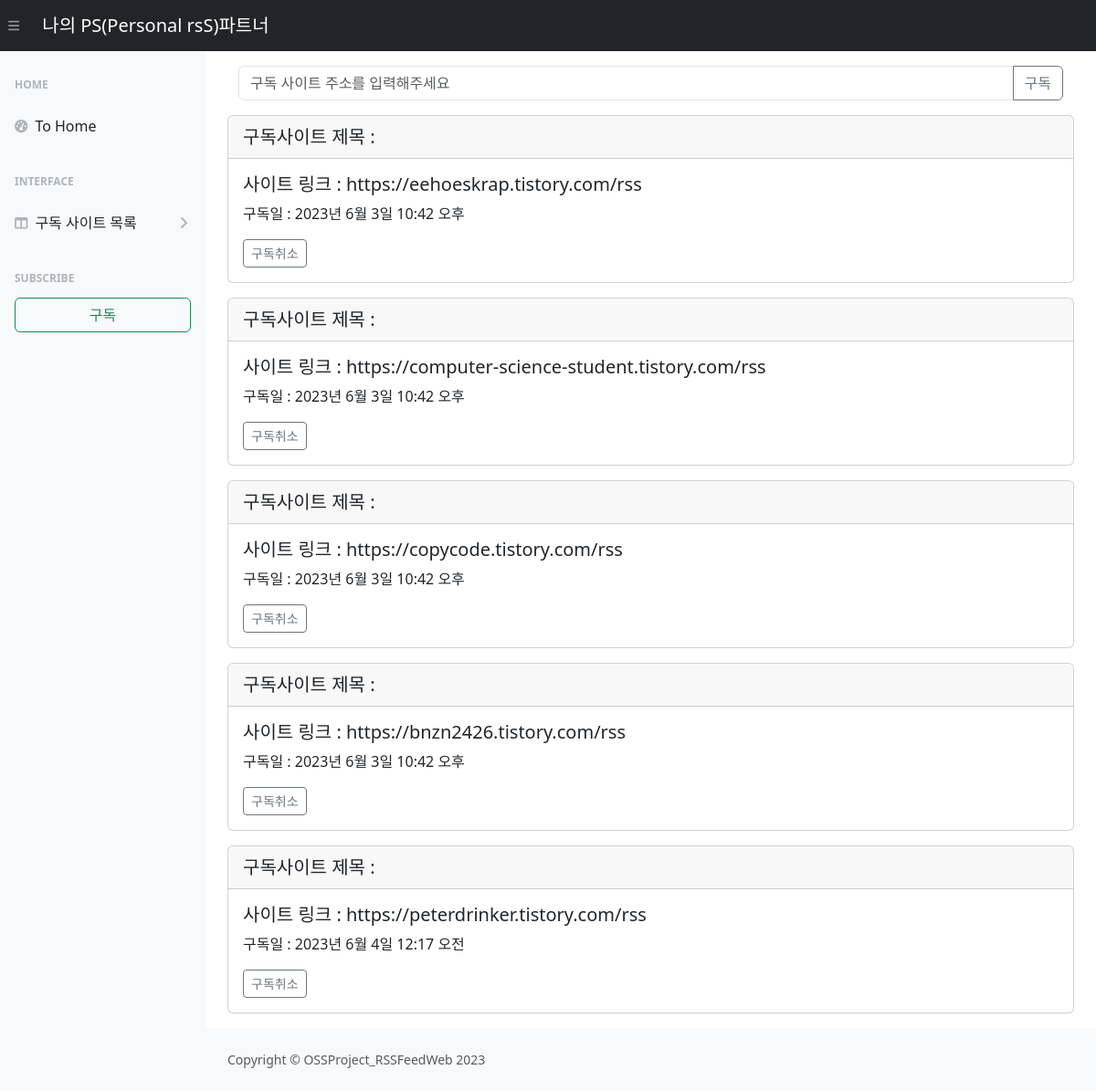
Before: /sub/ with the older database file.
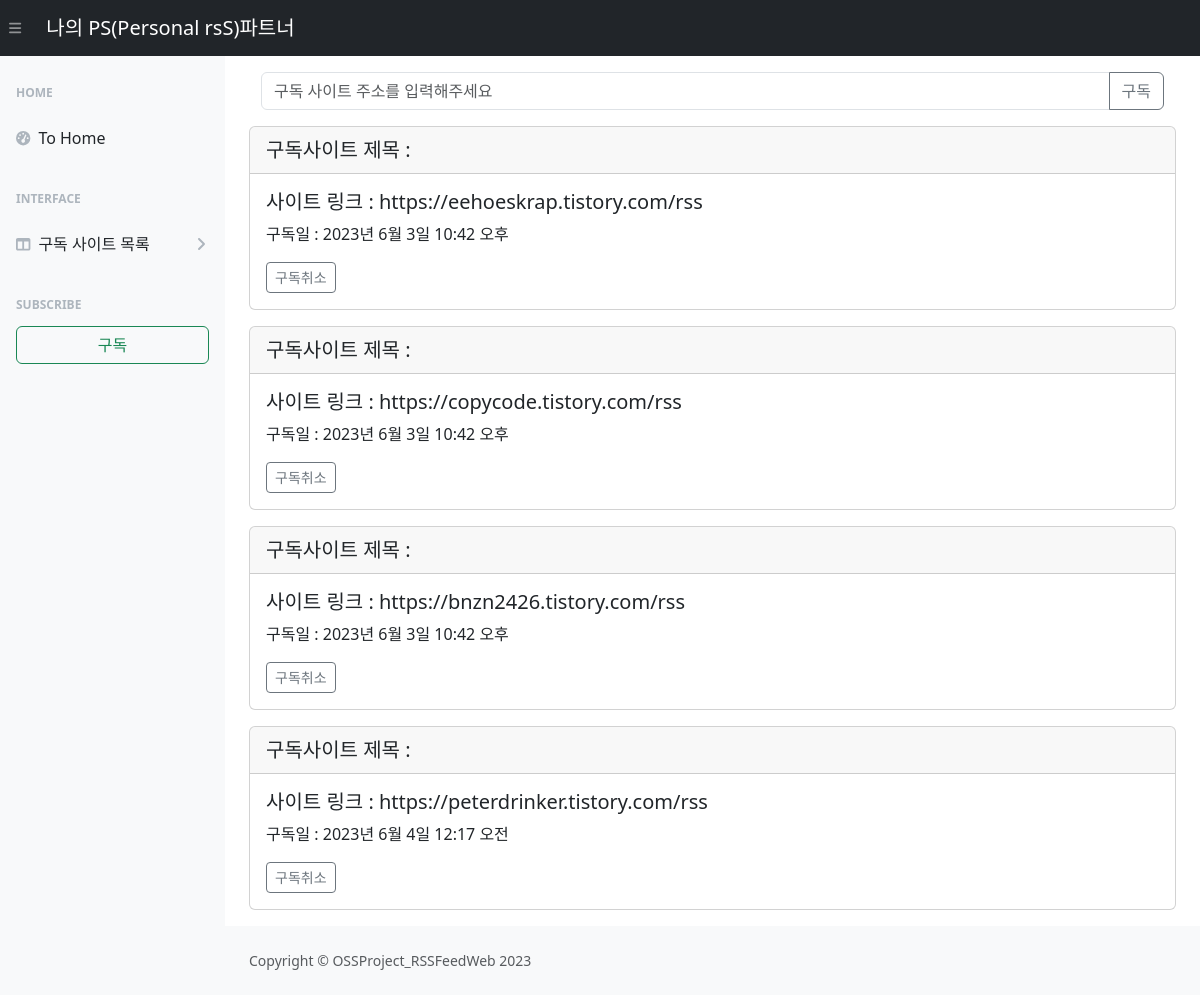
After: the same page with the newer database file.
### RssFeedWeb/models.py (models this page shows)
class subsData(models.Model):
    link = models.URLField(unique=True)
    date = models.DateTimeField(auto_now_add=True)

### RssFeedWeb/views.py (the view)
# urls.py: path('sub/',views.sub,name='sub'),
@csrf_protect
def sub(request):
    url = subsData.objects.all()
    result = []
    for sub in url:
        rss_Url = sub.link
        subList = feedparser.parse(rss_Url)
        result.append(subList)
    if request.method == 'POST':
        form = SubscribeForm(request.POST)
        if form.is_valid():
            print(form.cleaned_data)
            form.save()
            return redirect('https://rss-feed-web.fly.dev/sub/')    #배포 서버용
        else:
            print(form.errors)  # 폼 에러 출력
    else:
        form = SubscribeForm()
    sub_list = subsData.objects.all()
    return render(request, 'RssFeedWeb/sub.html', {'form': form, 'sub_list': sub_list, "result": result, "url": url})

### RssFeedWeb/forms.py (shortened to what this page needs)
class SubscribeForm(forms.ModelForm):
    link = forms.CharField(max_length=200, required=False)
    class Meta:
        model = subsData
        fields = ['link', 'date']
        exclude = ['date']
        widgets = {
            'date': forms.DateTimeInput(attrs={'class': 'form-control'}),
        }
    def __init__(self, *args, **kwargs):
        super().__init__(*args, **kwargs)
        self.fields['link'].required = False  # link 필드를 선택 사항으로 설정

### templates/RssFeedWeb/sub.html (shortened to what this page needs)
<!DOCTYPE html>
<html>
<head>
    {% load static %}
    <link rel="stylesheet" type="text/css" href="{% static 'styles.css' %}">
    <link href="https://cdn.jsdelivr.net/npm/bootstrap@5.3.0-alpha3/dist/css/bootstrap.min.css" rel="stylesheet"
>
</head>
<body>
<nav class="sb-topnav navbar navbar-expand navbar-dark bg-dark">
    <button class="btn btn-link btn-sm order-1 order-lg-0 me-4 me-lg-0" id="sidebarToggle" href="#!"><i
            class="fas fa-bars"></i></button>
    <a class="navbar-brand ps-3" href="{%url 'rss_feed'%}">나의 PS(Personal rsS)파트너</a>
    <a class="btn btn-default mx-auto"></a>
</nav>
<div id="layoutSidenav">
    <div id="layoutSidenav_nav">
        <nav class="sb-sidenav accordion sb-sidenav-light" id="sidenavAccordion">
            <div class="sb-sidenav-menu">
                <div class="nav">
                    <div class="sb-sidenav-menu-heading">Home</div>
                    <a class="nav-link" href="{%url 'rss_feed'%}">
                        <div class="sb-nav-link-icon"><i class="fas fa-tachometer-alt"></i></div>
                        To Home
                    </a>
                    <div class="sb-sidenav-menu-heading">Interface</div>
                    <a class="nav-link collapsed" href="#" data-bs-toggle="collapse" data-bs-target="#collapseLayouts"
                       aria-expanded="false" aria-controls="collapseLayouts">
                        <div class="sb-nav-link-icon"><i class="fas fa-columns"></i></div>
                        구독 사이트 목록
                        <div class="sb-sidenav-collapse-arrow"><i class="fas fa-angle-down"></i></div>
                    </a>
                    <div class="sb-sidenav-menu-heading">subscribe</div>
                    <a href="{%url 'sub'%}" class="btn btn-outline-success mx-3" role="button">구독</a>
                </div>
            </div>
        </nav>
    </div>
    <div id="layoutSidenav_content">
        <main>
            <div class="container-fluid px-4">
                <div class="container">
                    <form method="post" action="{% url 'sub' %}" class="my-3">
                        <div class="input-group mb-3">
                            <input type="text" class="form-control" placeholder="구독 사이트 주소를 입력해주세요" aria-label="subscribe_textview" aria-describedby="button-addon2" name="link" value="{{ form.link.value|default_if_none:'' }}">
                            <button class="btn btn-outline-secondary" type="submit" id="button-addon2">구독</button>
                        </div>
                    </form>
                </div>
                {% for subsData in sub_list %}
                 <div class="card mb-3">
                    {% for result in result %}
                            {% if forloop.parentloop.counter == forloop.counter %}
                                <a href="{{ feed.feed.link }}" class="card-header fs-5 text-decoration-none">구독사이트 제목 : &nbsp;{{ result.feed.title }}</a>
                                <div class="card-body">
                                 <h5 class="card-title">사이트 링크 : {{ subsData.link }}</h5>
                                <p class="card-text">구독일 : {{ subsData.date }}</p>
                                <a href="javascript:void(0)" class="delete btn btn-sm btn-outline-secondary"
                                 data-uri="{% url 'RSS_Del' subsData.id  %}">구독취소</a>
                                </div>
                            {% endif %}
                    {% endfor %}
                </div>
                {% endfor %}
            </div>
        </main>
        <footer class="py-4 bg-light mt-auto">
            <div class="container-fluid px-4">
                <div class="d-flex align-items-center justify-content-between small">
                    <div class="text-muted">Copyright &copy; OSSProject_RSSFeedWeb 2023</div>
                </div>
            </div>
        </footer>
    </div>
</div>
</body>
</html>

Changed rows visible on the page:
removed subsData: link "https://computer-science-student.tistory.com/rss", date "2023년 6월 3일 10:42 오후"
